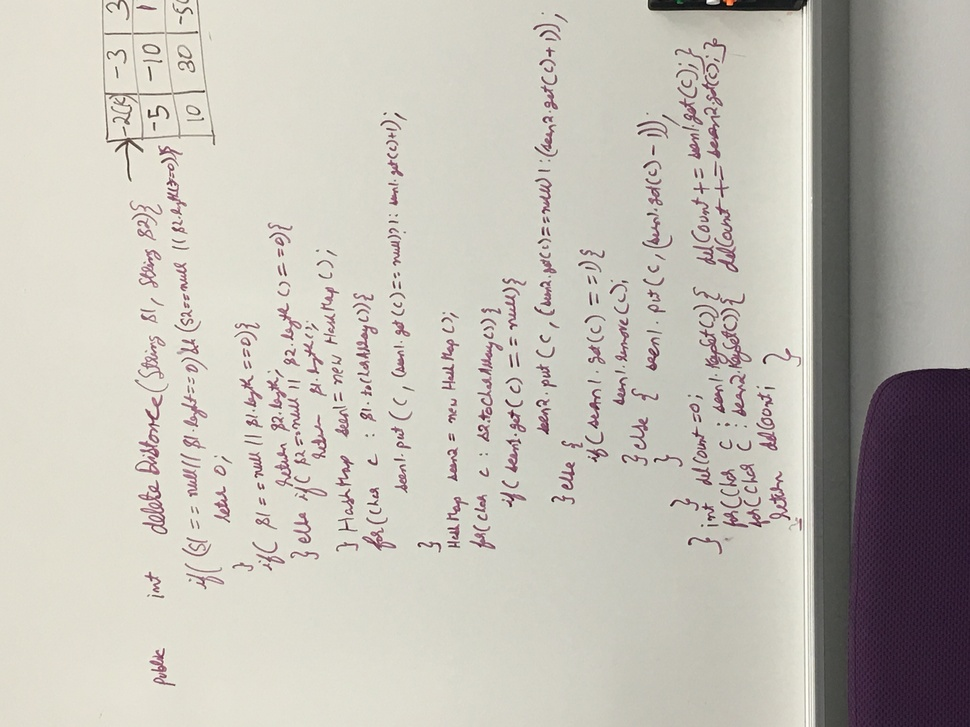
#> input picture Hash Table-Set-Map/IMG_5219.JPG, 970 x 727 px, shrunk from 4032 x 3024 before the run
$ python pil_backgroundRemoval.py '../../Hash Table-Set-Map/IMG_5219.JPG' out.png
#> lines starting #> are read from the running program, lines starting #| are printed output that depends on the picture
#> in remove_background, img is the input picture: PIL image 970x727 RGB; mean R, G, B 193.5, 189.4, 181.1
from PIL import Image
from PIL import ImageOps
from PIL import ImageFilter
import sys

def trans_mask_sobel(im):
    negate = ImageOps.invert(im)
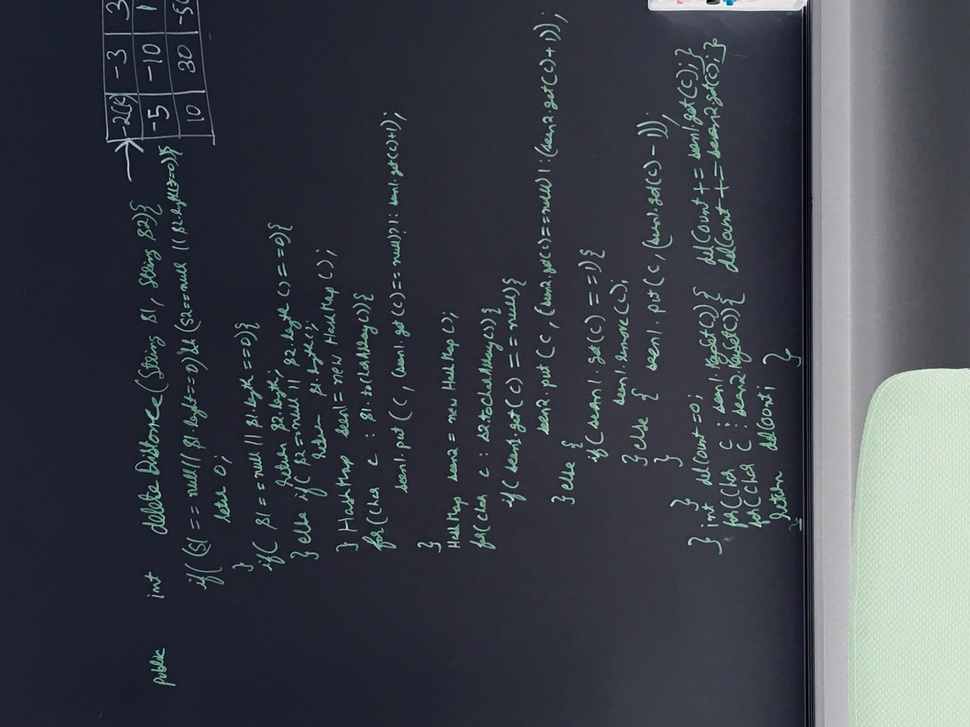
#> negate: PIL image 970x727 RGB; mean R, G, B 61.5, 65.6, 73.9

    imageWithEdges = negate.filter(ImageFilter.FIND_EDGES)
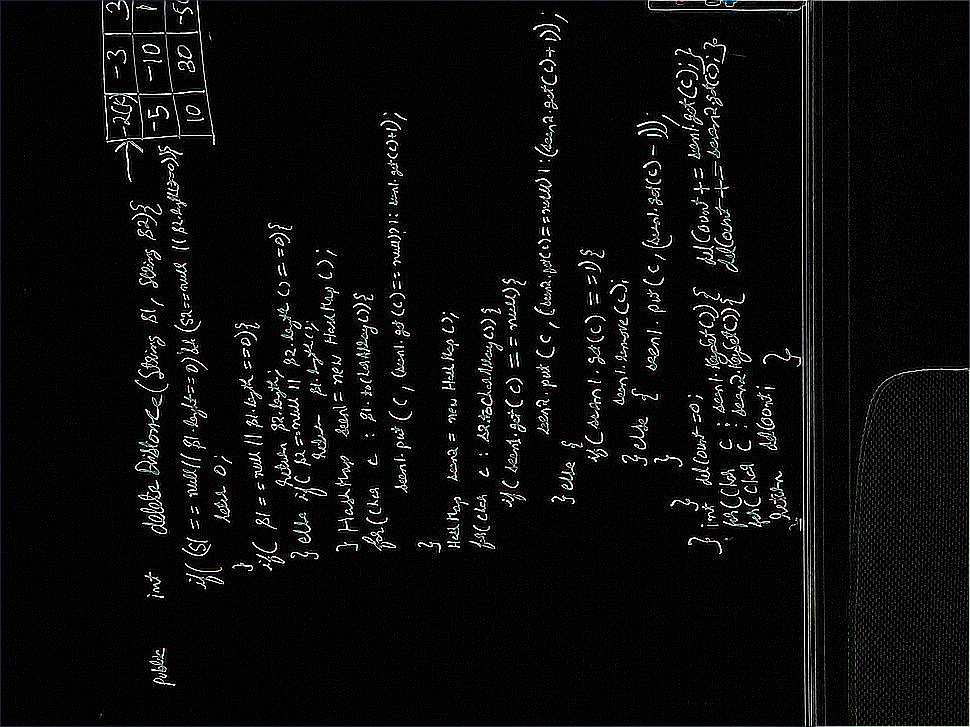
#> imageWithEdges: PIL image 970x727 RGB; mean R, G, B 12.7, 12.6, 12.7

    imageAfterBlur = imageWithEdges.filter(ImageFilter.GaussianBlur)
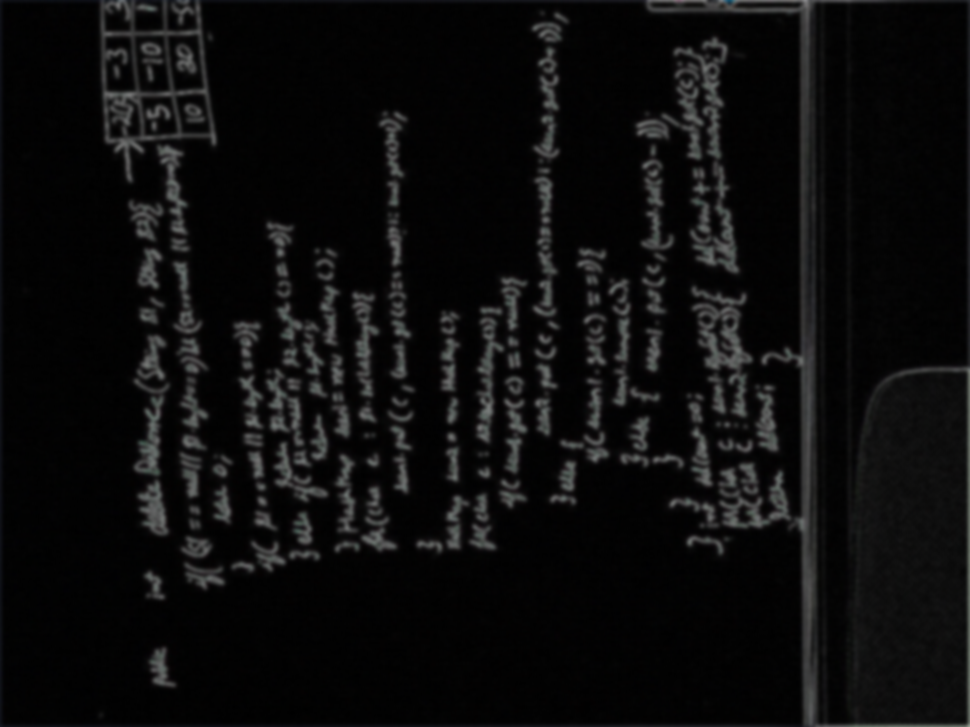
#> imageAfterBlur: PIL image 970x727 RGB; mean R, G, B 12.7, 12.7, 12.8

    threshold = 0
    imageAfterThreshold = imageAfterBlur.point(lambda p: p > threshold and 255)
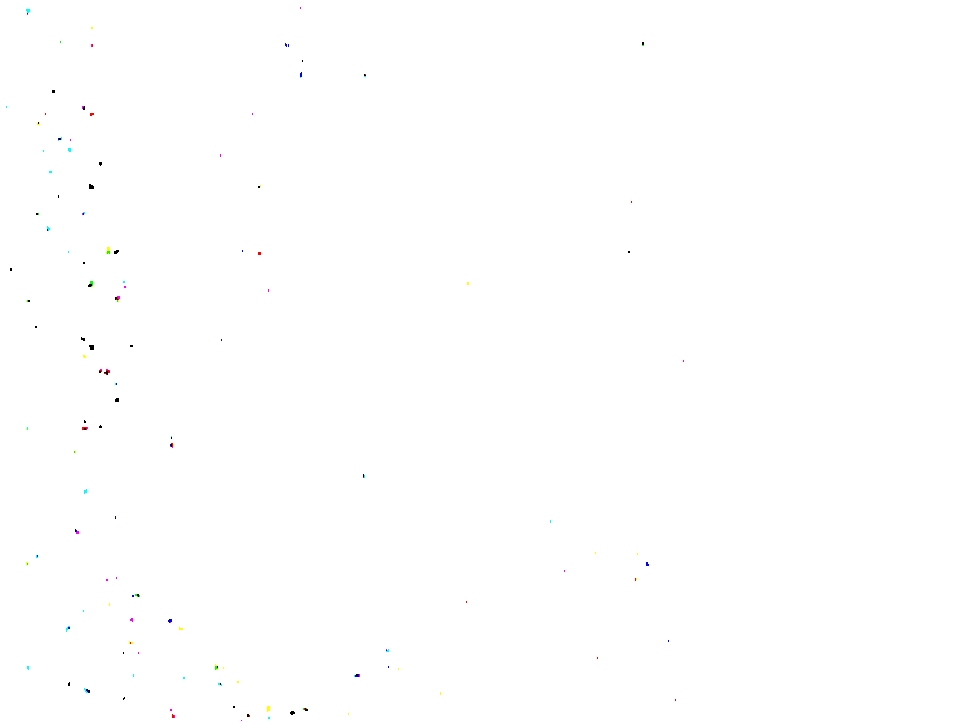
#> imageAfterThreshold: PIL image 970x727 RGB; mean R, G, B 254.8, 254.8, 254.8
    imageAfterThreshold.save("threshold_PIL","PNG")

    # Changing background pixel color to magenta
    changeBackgroundPixelColor = imageAfterThreshold
    pixdata = changeBackgroundPixelColor.load()

    width, height = changeBackgroundPixelColor.size
#> width = 970; height = 727
    for y in range(height):
        for x in range(width):
            if pixdata[x, y] == (0, 0, 0):
                pixdata[x, y] = (255, 0, 255)

    # Set Transparency
    transparencyImage = changeBackgroundPixelColor.convert("RGBA")
    datas = transparencyImage.getdata()

    newData = []
    for item in datas:
        if item[0] == 255 and item[1] == 0 and item[2] == 255:
            newData.append((255, 0, 255, 1))
        else:
            newData.append(item)
#> after the loop, newData = 705190 items

    transparencyImage.putdata(newData)
    return transparencyImage

def alpha_composite(transmask,im):
    alpha_composite_image = transmask


    datas_layer1 = im.getdata()
    datas_layer2 = alpha_composite_image.getdata()

    newData = []
    for item_layer2, item_layer1 in zip(datas_layer2, datas_layer1):
        if item_layer2[0] == 255 and item_layer2[1] == 255 and item_layer2[2] == 255 and item_layer2[3] == 255:
            newData.append(item_layer1)
        else:
            newData.append(item_layer2)
#> this loop made 705190 passes
#> item_layer1 on passes 1 to 3: (225, 221, 209), (225, 221, 209), (225, 221, 209)
#> after the loop, newData = 705190 items

    alpha_composite_image.putdata(newData)
    return alpha_composite_image

def remove_background(filenameIn, filenameOut):
    img = Image.open(filenameIn)
    transmask = trans_mask_sobel(img)
    img = alpha_composite(transmask, img)
    img.save(filenameOut)

filenameIn = sys.argv[1]
filenameOut = sys.argv[2]
remove_background(filenameIn, filenameOut)
